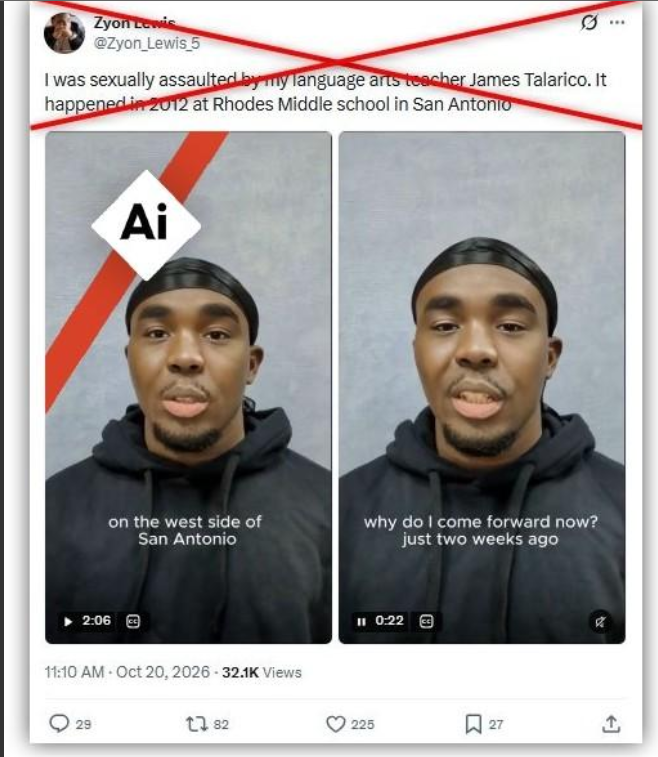
#> input picture data/images/SAMPLE_001.png, 658 x 757 px; its folder holds only this picture in this run
$ python image_preprocessing.py
#> lines starting #> are read from the running program, lines starting #| are printed output that depends on the picture

import pandas as pd
import numpy as np
from PIL import Image
from pathlib import Path

# =====================================
# 1. PROJECT PATHS
# =====================================

BASE_DIR = Path(__file__).resolve().parent.parent

IMAGE_DIR = BASE_DIR / "data" / "images"
OUTPUT_DIR = BASE_DIR / "data" / "processed" / "images_224"

REPORT_PATH = BASE_DIR / "data" / "processed" / "preprocessing_report.csv"

IMAGE_SIZE = (224, 224)


# =====================================
# 2. IMAGE PREPROCESSING
# =====================================

def preprocess_images():

    print("\nStarting image preprocessing...")

    OUTPUT_DIR.mkdir(parents=True, exist_ok=True)

    image_extensions = [".jpg", ".jpeg", ".png", ".webp"]

    report = []

    processed_count = 0
    failed_count = 0

    image_files = [
        f for f in IMAGE_DIR.iterdir()
        if f.is_file() and f.suffix.lower() in image_extensions
    ]

    for image_path in image_files:

        try:

            # Open image
            with Image.open(image_path) as image:

                # Convert to RGB
#> image is the input picture: PIL image 658x757 RGB; mean R, G, B 162.1, 157.6, 157.2
                image = image.convert("RGB")

                original_width, original_height = image.size
#> original_width = 658; original_height = 757

                # Resize while preserving aspect ratio
                image.thumbnail(
                    IMAGE_SIZE,
                    Image.Resampling.LANCZOS
                )
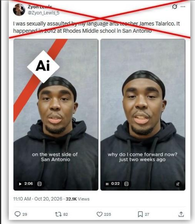
#> image: PIL image 195x224 RGB; mean R, G, B 161.8, 157.3, 157

                # Create 224x224 canvas
                canvas = Image.new(
                    "RGB",
                    IMAGE_SIZE,
                    (0, 0, 0)
                )
#> canvas: PIL image 224x224 RGB; every value is 0

                x = (224 - image.width) // 2
#> x = 14
                y = (224 - image.height) // 2
#> y = 0

                canvas.paste(image, (x, y))
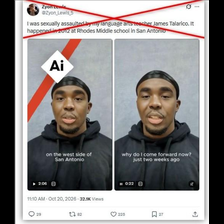
#> canvas: PIL image 224x224 RGB; mean R, G, B 140.9, 137, 136.6

                # Save processed image
                output_path = (
                    OUTPUT_DIR /
                    f"{image_path.stem}_224.png"
                )

                canvas.save(output_path)

                # Normalize pixels to 0-1
                image_array = (
                    np.asarray(canvas, dtype=np.float32) / 255.0
                )

                processed_count += 1

                report.append({
                    "Image": image_path.name,
                    "Processed_Image": output_path.name,
                    "Original_Width": original_width,
                    "Original_Height": original_height,
                    "Processed_Shape": str(image_array.shape),
                    "Pixel_Min": float(image_array.min()),
                    "Pixel_Max": float(image_array.max()),
                    "Status": "Success"
                })

        except Exception as error:

            failed_count += 1

            report.append({
                "Image": image_path.name,
                "Status": f"Failed: {error}"
            })

    # Save report
    pd.DataFrame(report).to_csv(
        REPORT_PATH,
        index=False,
        encoding="utf-8-sig"
    )

    print("\n========== PREPROCESSING SUMMARY ==========")

    print("Total images:", len(image_files))
    print("Successfully processed:", processed_count)
    print("Failed images:", failed_count)

    print("\nImage dimensions: 224 x 224")
    print("Colour channels: RGB")
    print("Normalization range: 0 to 1")

    print("\nProcessed images saved at:")
    print(OUTPUT_DIR)

    print("\nReport saved at:")
    print(REPORT_PATH)


# =====================================
# 3. MAIN
# =====================================

if __name__ == "__main__":
    preprocess_images()

$ run again, on data/images/SAMPLE_002.png
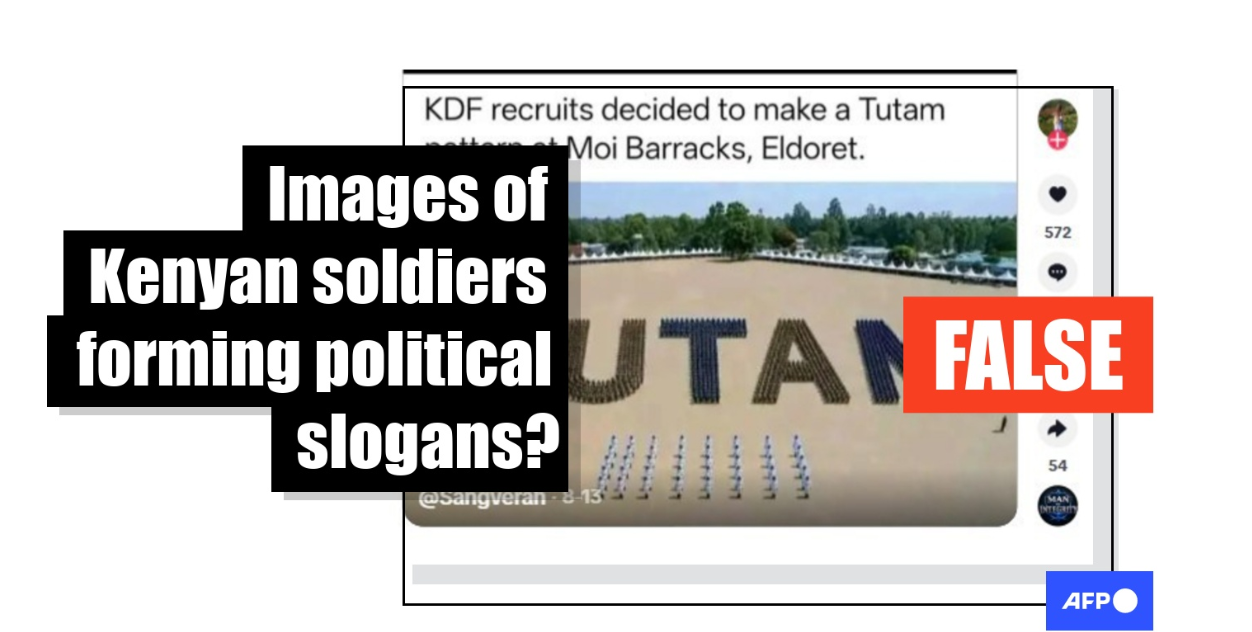
#> input picture data/images/SAMPLE_002.png, 1252 x 632 px
#> in preprocess_images, image is the input picture: PIL image 1252x632 RGB; mean R, G, B 196.4, 191.8, 190.1
#> in preprocess_images, `image.thumbnail( IMAGE_SIZE, Image.Resampling.LANCZOS )`:
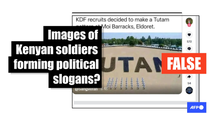
#> image: PIL image 224x113 RGB; mean R, G, B 195.7, 191, 189.4
#> in preprocess_images, `canvas.paste(image, (x, y))`:
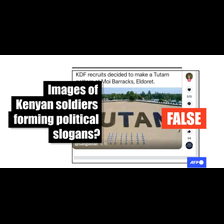
#> canvas: PIL image 224x224 RGB; mean R, G, B 98.7, 96.3, 95.5
